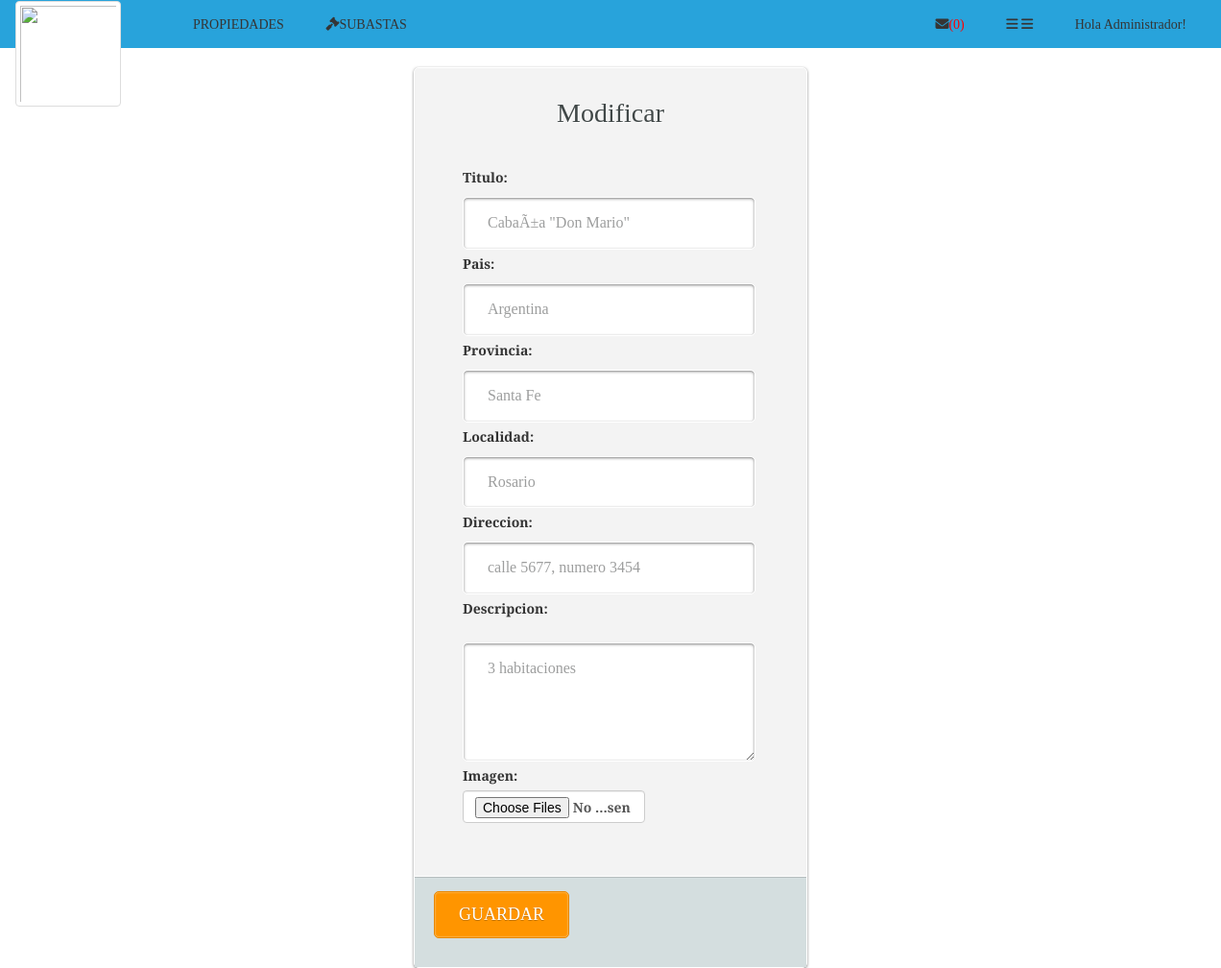
Screenshot of /modificar_propiedad.php?no=27 (signed in) with the database file from the repository.
### tables this page shows
CREATE TABLE `propiedad` (
  `idPropiedad` int(11) NOT NULL,
  `titulo` varchar(45) NOT NULL,
  `descripcion` text NOT NULL,
  `pais` varchar(50) NOT NULL,
  `provincia` varchar(50) NOT NULL,
  `localidad` varchar(50) NOT NULL,
  `direccion` varchar(50) NOT NULL
);

### modificar_propiedad.php (the view, shortened to what this page needs)
<html>
<head>
<?php
    include("cabecera.php");
$link=conectar();
$Propiedad=$_GET['no'];
$var_consulta= "SELECT * FROM propiedad WHERE idPropiedad='$Propiedad' ";
$var_resultado = $link->query($var_consulta);
$row = mysqli_fetch_array($var_resultado);
?>
	</head>
	<body>
		<div id="wrapper" style="margin-top: 0px">
			<form name="formulario" action="modificar_propiedad2.php" method="POST" class="login-form" enctype="multipart/form-data" onsubmit="return validareg();">
				<div class="header">
					<h1>  Modificar</h1>
				</div>
				<div class="content">
					<label for="titulo">Titulo: </br></label>
					<input type="text" name="titulo" class="input username" value='<?php echo "$row[titulo]" ?>' size="25">
                    <label for="ubicacion">Pais: </br></label>
					<input type="text" name="pais" class="input username" value='<?php echo "$row[pais]" ?>'>
					<label for="ubicacion">Provincia: </br></label>
					<input type="text" name="provincia" class="input username" value='<?php echo "$row[provincia]" ?>'>
					<label for="ubicacion">Localidad: </br></label>
					<input type="text" name="localidad" class="input username" value='<?php echo "$row[localidad]" ?>'>
					<label for="ubicacion">Direccion: </br></label>
					<input type="text" name="direccion" class="input username" value='<?php echo "$row[direccion]" ?>'>
					<label for="descripcion">Descripcion: </br></la'<?php echo "$row[descripcion]" ?>'bel></br>
					<textarea id="area" name="descripcion"  rows="4" cols="25"><?php echo "$row[descripcion]" ?></textarea></br>
					<label for="imagen">Imagen: </br></label>
					<input type="file" class="form-control" id="imagen[]" name="imagen[]" multiple="" accept="image/*" upload_max_filesize = 2M post_max_size =2M >
			</div>
				<div class="footer">
					<input type="submit" name="login" value="GUARDAR" class="button" />
				</div>
			</form>
		</div>
	</body>
</html>

### css/estilos.css (style rules this page uses)
body { background-color:#ffffff ; font-family:'Bree Serif', serif; }
.login-form { width: 410px; margin: auto; position: relative; background: #f3f3f3; border: 1px solid #fff; border-radius: 5px; box-shadow: 0 1px 3px rgba(0,0,0,0.5); -moz-box-shadow: 0 1px 3px rgba(0,0,0,0.5); -webkit-box-shadow: 0 1px 3px rgba(0,0,0,0.5); }
#wrapper { width: 410px; height: 400px; margin: 70px auto; }
#wrapper h1 { text-align: center; }
.login-form .header { padding: 10px 30px 30px 30px; }
.login-form .header h1 { font-family: 'Bree Serif', serif; font-weight: 300; font-size: 28px; line-height:34px; color: #414848; text-shadow: 1px 1px 0 rgba(256,256,256,1.0); margin-bottom: 10px; }
.login-form .content { padding: 0 60px 50px 50px; width: 300; }
.login-form .content .input, #area { width: 305px; padding: 15px 25px; margin-top: 5px; margin-bottom: 5px; font-family:'Bree Serif', serif; font-weight: 400; font-size: 16px; color: #9d9e9e; text-shadow: 1px 1px 0 rgba(256,256,256,1.0); background: #fff; border: 1px solid #fff; border-radius: 5px; box-shadow: inset 0 1px 3px rgba(0,0,0,0.50); -moz-box-shadow: inset 0 1px 3px rgba(0,0,0,0.50); -webkit-box-shadow: inset 0 1px 3px rgba(0,0,0,0.50); }
.login-form .footer { padding: 15px 20px 30px 20px; overflow: auto; background: #d4dedf; border-top: 1px solid #fff; box-shadow: inset 0 1px 0 rgba(0,0,0,0.15); -moz-box-shadow: inset 0 1px 0 rgba(0,0,0,0.15); -webkit-box-shadow: inset 0 1px 0 rgba(0,0,0,0.15); }
.login-form .footer .button { padding: 11px 25px; font-family: 'Bree Serif', serif; font-weight: 300; font-size: 18px; color: #fff; text-shadow: 0px 1px 0 rgba(0,0,0,0.25); background: #FF9500; border: 1px solid #E88803; border-radius: 5px; cursor: pointer; box-shadow: inset 0 0 2px rgba(256,256,256,0.75); -moz-box-shadow: inset 0 0 2px rgba(256,256,256,0.75); -webkit-box-shadow: inset 0 0 2px rgba(256,256,256,0.75); }

### rows the page displays
propiedad: titulo "CabaÃ±a \"Don Mario\"", pais "Argentina", provincia "Santa Fe", localidad "Rosario", direccion "calle 5677, numero 3454", descripcion "3 habitaciones"

### other values shown
$numero "(0)"
